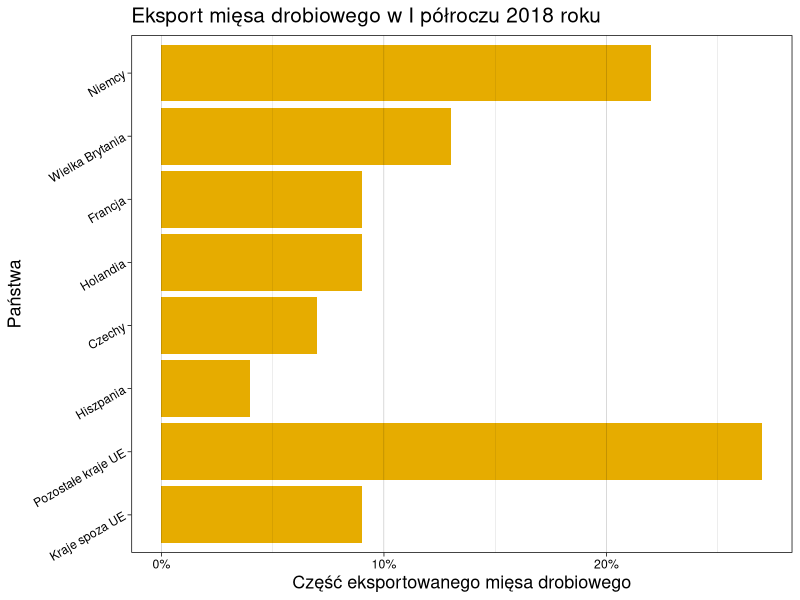

This chart was generated by the following R code:
## ---- chunk 1
knitr::opts_chunk$set(message = FALSE, warning = FALSE)
library(ggplot2)
library(dplyr)

countries <- c("Niemcy", "Wielka Brytania", "Francja", "Holandia", "Czechy", "Hiszpania", "Pozostałe kraje UE" ,"Kraje spoza UE")
values <- c(22,13,9,9,7,4,27,9)
ord <- 1:8 # do zachowania odpowiedniej kolejności słupków zamiast alfabetycznej
dane <- bind_cols("panstwa" = countries, "wartosci" = values, "ord" = ord)
a1 <- ggplot(dane, aes(x = reorder(countries, -ord), y = values)) +
  geom_bar(stat="identity", fill="#e6ac00") +
  coord_flip() +
  theme_linedraw() +
  scale_y_continuous(breaks = c(0,10,20), labels = c("0%", "10%", "20%")) +
  ggtitle("Eksport mięsa drobiowego w I półroczu 2018 roku") +
  xlab("Państwa") +
  ylab("Część eksportowanego mięsa drobiowego") +
  theme(
    panel.background = element_rect(fill=NA),
    panel.ontop = TRUE,
    panel.grid.major.y = element_blank(),
    plot.title = element_text(size=15),
    axis.title.x = element_text(size=13),
    axis.title.y = element_text(size=13),
    axis.text.y = element_text(angle=30)
  )
a1

## ---- chunk 2

library(ggplot2)
library(cowplot)
fig_svg<-cowplot::ggdraw()+cowplot::draw_image("Kurczaki1.svg")
plot(fig_svg)
